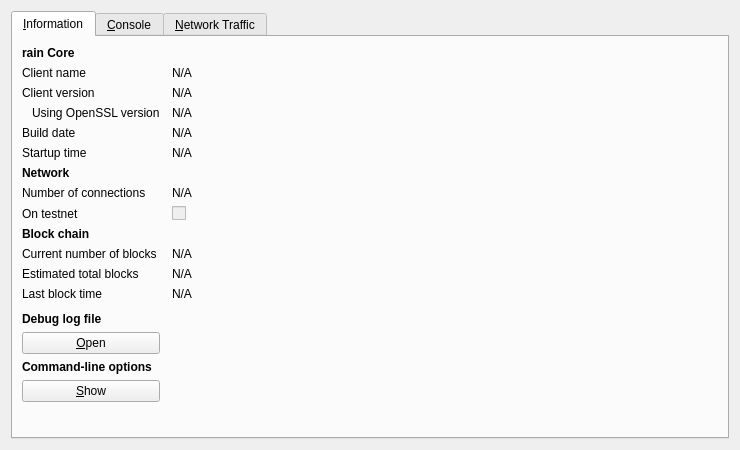
<?xml version="1.0" encoding="UTF-8"?>
<ui version="4.0">
 <class>RPCConsole</class>
 <widget class="QDialog" name="RPCConsole">
  <property name="geometry">
   <rect>
    <x>0</x>
    <y>0</y>
    <width>740</width>
    <height>450</height>
   </rect>
  </property>
  <property name="windowTitle">
   <string>rain - Debug window</string>
  </property>
  <property name="styleSheet">
   <string notr="true"/>
  </property>
  <layout class="QVBoxLayout" name="verticalLayout_2">
   <item>
    <widget class="QTabWidget" name="tabWidget">
     <property name="currentIndex">
      <number>0</number>
     </property>
     <widget class="QWidget" name="tab_info">
      <attribute name="title">
       <string>&amp;Information</string>
      </attribute>
      <layout class="QGridLayout" name="gridLayout" columnstretch="0,1">
       <property name="horizontalSpacing">
        <number>12</number>
       </property>
       <item row="0" column="0">
        <widget class="QLabel" name="label_9">
         <property name="font">
          <font>
           <weight>75</weight>
           <bold>true</bold>
          </font>
         </property>
         <property name="text">
          <string>rain Core</string>
         </property>
        </widget>
       </item>
       <item row="1" column="0">
        <widget class="QLabel" name="label_5">
         <property name="text">
          <string>Client name</string>
         </property>
        </widget>
       </item>
       <item row="1" column="1">
        <widget class="QLabel" name="clientName">
         <property name="cursor">
          <cursorShape>IBeamCursor</cursorShape>
         </property>
         <property name="text">
          <string>N/A</string>
         </property>
         <property name="textFormat">
          <enum>Qt::PlainText</enum>
         </property>
         <property name="textInteractionFlags">
          <set>Qt::LinksAccessibleByMouse|Qt::TextSelectableByKeyboard|Qt::TextSelectableByMouse</set>
         </property>
        </widget>
       </item>
       <item row="2" column="0">
        <widget class="QLabel" name="label_6">
         <property name="text">
          <string>Client version</string>
         </property>
        </widget>
       </item>
       <item row="2" column="1">
        <widget class="QLabel" name="clientVersion">
         <property name="cursor">
          <cursorShape>IBeamCursor</cursorShape>
         </property>
         <property name="text">
          <string>N/A</string>
         </property>
         <property name="textFormat">
          <enum>Qt::PlainText</enum>
         </property>
         <property name="textInteractionFlags">
          <set>Qt::LinksAccessibleByMouse|Qt::TextSelectableByKeyboard|Qt::TextSelectableByMouse</set>
         </property>
        </widget>
       </item>
       <item row="3" column="0">
        <widget class="QLabel" name="label_14">
         <property name="text">
          <string>Using OpenSSL version</string>
         </property>
         <property name="indent">
          <number>10</number>
         </property>
        </widget>
       </item>
       <item row="3" column="1">
        <widget class="QLabel" name="openSSLVersion">
         <property name="cursor">
          <cursorShape>IBeamCursor</cursorShape>
         </property>
         <property name="text">
          <string>N/A</string>
         </property>
         <property name="textFormat">
          <enum>Qt::PlainText</enum>
         </property>
         <property name="textInteractionFlags">
          <set>Qt::LinksAccessibleByMouse|Qt::TextSelectableByKeyboard|Qt::TextSelectableByMouse</set>
         </property>
        </widget>
       </item>
       <item row="4" column="0">
        <widget class="QLabel" name="label_12">
         <property name="text">
          <string>Build date</string>
         </property>
        </widget>
       </item>
       <item row="4" column="1">
        <widget class="QLabel" name="buildDate">
         <property name="cursor">
          <cursorShape>IBeamCursor</cursorShape>
         </property>
         <property name="text">
          <string>N/A</string>
         </property>
         <property name="textFormat">
          <enum>Qt::PlainText</enum>
         </property>
         <property name="textInteractionFlags">
          <set>Qt::LinksAccessibleByMouse|Qt::TextSelectableByKeyboard|Qt::TextSelectableByMouse</set>
         </property>
        </widget>
       </item>
       <item row="5" column="0">
        <widget class="QLabel" name="label_13">
         <property name="text">
          <string>Startup time</string>
         </property>
        </widget>
       </item>
       <item row="5" column="1">
        <widget class="QLabel" name="startupTime">
         <property name="cursor">
          <cursorShape>IBeamCursor</cursorShape>
         </property>
         <property name="text">
          <string>N/A</string>
         </property>
         <property name="textFormat">
          <enum>Qt::PlainText</enum>
         </property>
         <property name="textInteractionFlags">
          <set>Qt::LinksAccessibleByMouse|Qt::TextSelectableByKeyboard|Qt::TextSelectableByMouse</set>
         </property>
        </widget>
       </item>
       <item row="6" column="0">
        <widget class="QLabel" name="label_11">
         <property name="font">
          <font>
           <weight>75</weight>
           <bold>true</bold>
          </font>
         </property>
         <property name="text">
          <string>Network</string>
         </property>
        </widget>
       </item>
       <item row="7" column="0">
        <widget class="QLabel" name="label_7">
         <property name="text">
          <string>Number of connections</string>
         </property>
        </widget>
       </item>
       <item row="7" column="1">
        <widget class="QLabel" name="numberOfConnections">
         <property name="cursor">
          <cursorShape>IBeamCursor</cursorShape>
         </property>
         <property name="text">
          <string>N/A</string>
         </property>
         <property name="textFormat">
          <enum>Qt::PlainText</enum>
         </property>
         <property name="textInteractionFlags">
          <set>Qt::LinksAccessibleByMouse|Qt::TextSelectableByKeyboard|Qt::TextSelectableByMouse</set>
         </property>
        </widget>
       </item>
       <item row="8" column="0">
        <widget class="QLabel" name="label_8">
         <property name="text">
          <string>On testnet</string>
         </property>
        </widget>
       </item>
       <item row="8" column="1">
        <widget class="QCheckBox" name="isTestNet">
         <property name="enabled">
          <bool>false</bool>
         </property>
         <property name="text">
          <string/>
         </property>
        </widget>
       </item>
       <item row="9" column="0">
        <widget class="QLabel" name="label_10">
         <property name="font">
          <font>
           <weight>75</weight>
           <bold>true</bold>
          </font>
         </property>
         <property name="text">
          <string>Block chain</string>
         </property>
        </widget>
       </item>
       <item row="10" column="0">
        <widget class="QLabel" name="label_3">
         <property name="text">
          <string>Current number of blocks</string>
         </property>
        </widget>
       </item>
       <item row="10" column="1">
        <widget class="QLabel" name="numberOfBlocks">
         <property name="cursor">
          <cursorShape>IBeamCursor</cursorShape>
         </property>
         <property name="text">
          <string>N/A</string>
         </property>
         <property name="textFormat">
          <enum>Qt::PlainText</enum>
         </property>
         <property name="textInteractionFlags">
          <set>Qt::LinksAccessibleByMouse|Qt::TextSelectableByKeyboard|Qt::TextSelectableByMouse</set>
         </property>
        </widget>
       </item>
       <item row="11" column="0">
        <widget class="QLabel" name="label_4">
         <property name="text">
          <string>Estimated total blocks</string>
         </property>
        </widget>
       </item>
       <item row="11" column="1">
        <widget class="QLabel" name="totalBlocks">
         <property name="cursor">
          <cursorShape>IBeamCursor</cursorShape>
         </property>
         <property name="text">
          <string>N/A</string>
         </property>
         <property name="textFormat">
          <enum>Qt::PlainText</enum>
         </property>
         <property name="textInteractionFlags">
          <set>Qt::LinksAccessibleByMouse|Qt::TextSelectableByKeyboard|Qt::TextSelectableByMouse</set>
         </property>
        </widget>
       </item>
       <item row="12" column="0">
        <widget class="QLabel" name="label_2">
         <property name="text">
          <string>Last block time</string>
         </property>
        </widget>
       </item>
       <item row="12" column="1">
        <widget class="QLabel" name="lastBlockTime">
         <property name="cursor">
          <cursorShape>IBeamCursor</cursorShape>
         </property>
         <property name="text">
          <string>N/A</string>
         </property>
         <property name="textFormat">
          <enum>Qt::PlainText</enum>
         </property>
         <property name="textInteractionFlags">
          <set>Qt::LinksAccessibleByMouse|Qt::TextSelectableByKeyboard|Qt::TextSelectableByMouse</set>
         </property>
        </widget>
       </item>
       <item row="13" column="0">
        <spacer name="verticalSpacer_2">
         <property name="orientation">
          <enum>Qt::Vertical</enum>
         </property>
         <property name="sizeHint" stdset="0">
          <size>
           <width>20</width>
           <height>20</height>
          </size>
         </property>
        </spacer>
       </item>
       <item row="14" column="0">
        <widget class="QLabel" name="labelDebugLogfile">
         <property name="font">
          <font>
           <weight>75</weight>
           <bold>true</bold>
          </font>
         </property>
         <property name="text">
          <string>Debug log file</string>
         </property>
        </widget>
       </item>
       <item row="15" column="0">
        <widget class="QPushButton" name="openDebugLogfileButton">
         <property name="toolTip">
          <string>Open the rain debug log file from the current data directory. This can take a few seconds for large log files.</string>
         </property>
         <property name="styleSheet">
          <string notr="true"/>
         </property>
         <property name="text">
          <string>&amp;Open</string>
         </property>
         <property name="autoDefault">
          <bool>false</bool>
         </property>
        </widget>
       </item>
       <item row="16" column="0">
        <widget class="QLabel" name="labelCLOptions">
         <property name="font">
          <font>
           <weight>75</weight>
           <bold>true</bold>
          </font>
         </property>
         <property name="text">
          <string>Command-line options</string>
         </property>
        </widget>
       </item>
       <item row="17" column="0">
        <widget class="QPushButton" name="showCLOptionsButton">
         <property name="toolTip">
          <string>Show the rain-qt help message to get a list with possible rain command-line options.</string>
         </property>
         <property name="styleSheet">
          <string notr="true"/>
         </property>
         <property name="text">
          <string>&amp;Show</string>
         </property>
         <property name="autoDefault">
          <bool>false</bool>
         </property>
        </widget>
       </item>
       <item row="18" column="0">
        <spacer name="verticalSpacer">
         <property name="orientation">
          <enum>Qt::Vertical</enum>
         </property>
         <property name="sizeHint" stdset="0">
          <size>
           <width>20</width>
           <height>40</height>
          </size>
         </property>
        </spacer>
       </item>
      </layout>
     </widget>
     <widget class="QWidget" name="tab_console">
      <attribute name="title">
       <string>&amp;Console</string>
      </attribute>
      <layout class="QVBoxLayout" name="verticalLayout_3">
       <property name="spacing">
        <number>3</number>
       </property>
       <item>
        <widget class="QTextEdit" name="messagesWidget">
         <property name="minimumSize">
          <size>
           <width>0</width>
           <height>100</height>
          </size>
         </property>
         <property name="styleSheet">
          <string notr="true"/>
         </property>
         <property name="readOnly">
          <bool>true</bool>
         </property>
         <property name="tabKeyNavigation" stdset="0">
          <bool>false</bool>
         </property>
         <property name="columnCount" stdset="0">
          <number>2</number>
         </property>
        </widget>
       </item>
       <item>
        <layout class="QHBoxLayout" name="horizontalLayout">
         <property name="spacing">
          <number>3</number>
         </property>
         <item>
          <widget class="QLabel" name="label">
           <property name="text">
            <string notr="true">&gt;</string>
           </property>
          </widget>
         </item>
         <item>
          <widget class="QLineEdit" name="lineEdit">
           <property name="styleSheet">
            <string notr="true"/>
           </property>
          </widget>
         </item>
         <item>
          <widget class="QPushButton" name="clearButton">
           <property name="maximumSize">
            <size>
             <width>24</width>
             <height>24</height>
            </size>
           </property>
           <property name="toolTip">
            <string>Clear console</string>
           </property>
           <property name="styleSheet">
            <string notr="true"/>
           </property>
           <property name="text">
            <string/>
           </property>
           <property name="icon">
            <iconset resource="../bitcoin.qrc">
             <normaloff>:/icons/remove</normaloff>:/icons/remove</iconset>
           </property>
           <property name="shortcut">
            <string notr="true">Ctrl+L</string>
           </property>
           <property name="autoDefault">
            <bool>false</bool>
           </property>
          </widget>
         </item>
        </layout>
       </item>
      </layout>
     </widget>
     <widget class="QWidget" name="tab">
      <attribute name="title">
       <string>&amp;Network Traffic</string>
      </attribute>
      <layout class="QHBoxLayout" name="horizontalLayout_3">
       <item>
        <layout class="QVBoxLayout" name="verticalLayout_4">
         <item>
          <widget class="TrafficGraphWidget" name="trafficGraph" native="true">
           <property name="sizePolicy">
            <sizepolicy hsizetype="Expanding" vsizetype="Expanding">
             <horstretch>0</horstretch>
             <verstretch>0</verstretch>
            </sizepolicy>
           </property>
           <property name="styleSheet">
            <string notr="true"/>
           </property>
          </widget>
         </item>
         <item>
          <layout class="QHBoxLayout" name="horizontalLayout_2">
           <item>
            <widget class="QSlider" name="sldGraphRange">
             <property name="styleSheet">
              <string notr="true"/>
             </property>
             <property name="minimum">
              <number>1</number>
             </property>
             <property name="maximum">
              <number>288</number>
             </property>
             <property name="pageStep">
              <number>12</number>
             </property>
             <property name="value">
              <number>6</number>
             </property>
             <property name="orientation">
              <enum>Qt::Horizontal</enum>
             </property>
            </widget>
           </item>
           <item>
            <widget class="QLabel" name="lblGraphRange">
             <property name="minimumSize">
              <size>
               <width>100</width>
               <height>0</height>
              </size>
             </property>
             <property name="alignment">
              <set>Qt::AlignCenter</set>
             </property>
            </widget>
           </item>
           <item>
            <widget class="QPushButton" name="btnClearTrafficGraph">
             <property name="styleSheet">
              <string notr="true"/>
             </property>
             <property name="text">
              <string>&amp;Clear</string>
             </property>
            </widget>
           </item>
          </layout>
         </item>
        </layout>
       </item>
       <item>
        <layout class="QVBoxLayout" name="verticalLayout">
         <item>
          <widget class="QGroupBox" name="groupBox">
           <property name="title">
            <string>Totals</string>
           </property>
           <layout class="QVBoxLayout" name="verticalLayout_5">
            <item>
             <layout class="QHBoxLayout" name="horizontalLayout_4">
              <item>
               <widget class="Line" name="line">
                <property name="sizePolicy">
                 <sizepolicy hsizetype="Fixed" vsizetype="Fixed">
                  <horstretch>0</horstretch>
                  <verstretch>0</verstretch>
                 </sizepolicy>
                </property>
                <property name="minimumSize">
                 <size>
                  <width>10</width>
                  <height>0</height>
                 </size>
                </property>
                <property name="palette">
                 <palette>
                  <active>
                   <colorrole role="Button">
                    <brush brushstyle="SolidPattern">
                     <color alpha="255">
                      <red>255</red>
                      <green>255</green>
                      <blue>255</blue>
                     </color>
                    </brush>
                   </colorrole>
                   <colorrole role="Light">
                    <brush brushstyle="SolidPattern">
                     <color alpha="255">
                      <red>0</red>
                      <green>255</green>
                      <blue>0</blue>
                     </color>
                    </brush>
                   </colorrole>
                   <colorrole role="Base">
                    <brush brushstyle="SolidPattern">
                     <color alpha="255">
                      <red>255</red>
                      <green>255</green>
                      <blue>255</blue>
                     </color>
                    </brush>
                   </colorrole>
                   <colorrole role="Window">
                    <brush brushstyle="SolidPattern">
                     <color alpha="255">
                      <red>255</red>
                      <green>255</green>
                      <blue>255</blue>
                     </color>
                    </brush>
                   </colorrole>
                  </active>
                  <inactive>
                   <colorrole role="Button">
                    <brush brushstyle="SolidPattern">
                     <color alpha="255">
                      <red>255</red>
                      <green>255</green>
                      <blue>255</blue>
                     </color>
                    </brush>
                   </colorrole>
                   <colorrole role="Light">
                    <brush brushstyle="SolidPattern">
                     <color alpha="255">
                      <red>0</red>
                      <green>255</green>
                      <blue>0</blue>
                     </color>
                    </brush>
                   </colorrole>
                   <colorrole role="Base">
                    <brush brushstyle="SolidPattern">
                     <color alpha="255">
                      <red>255</red>
                      <green>255</green>
                      <blue>255</blue>
                     </color>
                    </brush>
                   </colorrole>
                   <colorrole role="Window">
                    <brush brushstyle="SolidPattern">
                     <color alpha="255">
                      <red>255</red>
                      <green>255</green>
                      <blue>255</blue>
                     </color>
                    </brush>
                   </colorrole>
                  </inactive>
                  <disabled>
                   <colorrole role="Button">
                    <brush brushstyle="SolidPattern">
                     <color alpha="255">
                      <red>255</red>
                      <green>255</green>
                      <blue>255</blue>
                     </color>
                    </brush>
                   </colorrole>
                   <colorrole role="Light">
                    <brush brushstyle="SolidPattern">
                     <color alpha="255">
                      <red>0</red>
                      <green>255</green>
                      <blue>0</blue>
                     </color>
                    </brush>
                   </colorrole>
                   <colorrole role="Base">
                    <brush brushstyle="SolidPattern">
                     <color alpha="255">
                      <red>255</red>
                      <green>255</green>
                      <blue>255</blue>
                     </color>
                    </brush>
                   </colorrole>
                   <colorrole role="Window">
                    <brush brushstyle="SolidPattern">
                     <color alpha="255">
                      <red>255</red>
                      <green>255</green>
                      <blue>255</blue>
                     </color>
                    </brush>
                   </colorrole>
                  </disabled>
                 </palette>
                </property>
                <property name="orientation">
                 <enum>Qt::Horizontal</enum>
                </property>
               </widget>
              </item>
              <item>
               <widget class="QLabel" name="label_16">
                <property name="text">
                 <string>In:</string>
                </property>
               </widget>
              </item>
              <item>
               <widget class="QLabel" name="lblBytesIn">
                <property name="minimumSize">
                 <size>
                  <width>50</width>
                  <height>0</height>
                 </size>
                </property>
                <property name="alignment">
                 <set>Qt::AlignRight|Qt::AlignTrailing|Qt::AlignVCenter</set>
                </property>
               </widget>
              </item>
             </layout>
            </item>
            <item>
             <layout class="QHBoxLayout" name="horizontalLayout_5">
              <item>
               <widget class="Line" name="line_2">
                <property name="sizePolicy">
                 <sizepolicy hsizetype="Fixed" vsizetype="Fixed">
                  <horstretch>0</horstretch>
                  <verstretch>0</verstretch>
                 </sizepolicy>
                </property>
                <property name="minimumSize">
                 <size>
                  <width>10</width>
                  <height>0</height>
                 </size>
                </property>
                <property name="palette">
                 <palette>
                  <active>
                   <colorrole role="Button">
                    <brush brushstyle="SolidPattern">
                     <color alpha="255">
                      <red>255</red>
                      <green>255</green>
                      <blue>255</blue>
                     </color>
                    </brush>
                   </colorrole>
                   <colorrole role="Light">
                    <brush brushstyle="SolidPattern">
                     <color alpha="255">
                      <red>255</red>
                      <green>0</green>
                      <blue>0</blue>
                     </color>
                    </brush>
                   </colorrole>
                   <colorrole role="Base">
                    <brush brushstyle="SolidPattern">
                     <color alpha="255">
                      <red>255</red>
                      <green>255</green>
                      <blue>255</blue>
                     </color>
                    </brush>
                   </colorrole>
                   <colorrole role="Window">
                    <brush brushstyle="SolidPattern">
                     <color alpha="255">
                      <red>255</red>
                      <green>255</green>
                      <blue>255</blue>
                     </color>
                    </brush>
                   </colorrole>
                  </active>
                  <inactive>
                   <colorrole role="Button">
                    <brush brushstyle="SolidPattern">
                     <color alpha="255">
                      <red>255</red>
                      <green>255</green>
                      <blue>255</blue>
                     </color>
                    </brush>
                   </colorrole>
                   <colorrole role="Light">
                    <brush brushstyle="SolidPattern">
                     <color alpha="255">
                      <red>255</red>
                      <green>0</green>
                      <blue>0</blue>
                     </color>
                    </brush>
                   </colorrole>
                   <colorrole role="Base">
                    <brush brushstyle="SolidPattern">
                     <color alpha="255">
                      <red>255</red>
                      <green>255</green>
                      <blue>255</blue>
                     </color>
                    </brush>
                   </colorrole>
                   <colorrole role="Window">
                    <brush brushstyle="SolidPattern">
                     <color alpha="255">
                      <red>255</red>
                      <green>255</green>
                      <blue>255</blue>
                     </color>
                    </brush>
                   </colorrole>
                  </inactive>
                  <disabled>
                   <colorrole role="Button">
                    <brush brushstyle="SolidPattern">
                     <color alpha="255">
                      <red>255</red>
                      <green>255</green>
                      <blue>255</blue>
                     </color>
                    </brush>
                   </colorrole>
                   <colorrole role="Light">
                    <brush brushstyle="SolidPattern">
                     <color alpha="255">
                      <red>255</red>
                      <green>0</green>
                      <blue>0</blue>
                     </color>
                    </brush>
                   </colorrole>
                   <colorrole role="Base">
                    <brush brushstyle="SolidPattern">
                     <color alpha="255">
                      <red>255</red>
                      <green>255</green>
                      <blue>255</blue>
                     </color>
                    </brush>
                   </colorrole>
                   <colorrole role="Window">
                    <brush brushstyle="SolidPattern">
                     <color alpha="255">
                      <red>255</red>
                      <green>255</green>
                      <blue>255</blue>
                     </color>
                    </brush>
                   </colorrole>
                  </disabled>
                 </palette>
                </property>
                <property name="orientation">
                 <enum>Qt::Horizontal</enum>
                </property>
               </widget>
              </item>
              <item>
               <widget class="QLabel" name="label_17">
                <property name="text">
                 <string>Out:</string>
                </property>
               </widget>
              </item>
              <item>
               <widget class="QLabel" name="lblBytesOut">
                <property name="minimumSize">
                 <size>
                  <width>50</width>
                  <height>0</height>
                 </size>
                </property>
                <property name="alignment">
                 <set>Qt::AlignRight|Qt::AlignTrailing|Qt::AlignVCenter</set>
                </property>
               </widget>
              </item>
             </layout>
            </item>
            <item>
             <spacer name="verticalSpacer_4">
              <property name="orientation">
               <enum>Qt::Vertical</enum>
              </property>
              <property name="sizeHint" stdset="0">
               <size>
                <width>20</width>
                <height>407</height>
               </size>
              </property>
             </spacer>
            </item>
           </layout>
          </widget>
         </item>
        </layout>
       </item>
      </layout>
     </widget>
    </widget>
   </item>
  </layout>
 </widget>
 <customwidgets>
  <customwidget>
   <class>TrafficGraphWidget</class>
   <extends>QWidget</extends>
   <header>trafficgraphwidget.h</header>
   <container>1</container>
   <slots>
    <slot>clear()</slot>
   </slots>
  </customwidget>
 </customwidgets>
 <resources>
  <include location="../bitcoin.qrc"/>
 </resources>
 <connections/>
</ui>
